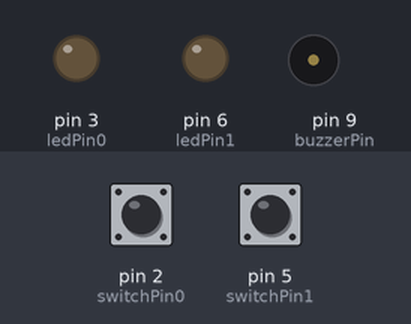
Simulated run of this sketch. Board: Arduino Uno, built with avr-gcc and run on an emulated ATmega328P. On the bench: output pins drawn as LEDs (lit = HIGH), buzzer (waves = sounding). The test bench sets the inputs (shaded band); at power-on: pin 2 (switchPin0) LOW, pin 5 (switchPin1) LOW. Random numbers use the default seed unless the sketch sets one; what the sketch prints to the serial monitor is not drawn.

Above: at 1.2 s.
1.3 s: pin 2 (switchPin0) pulled HIGH for 1 s
At 1.42 s:
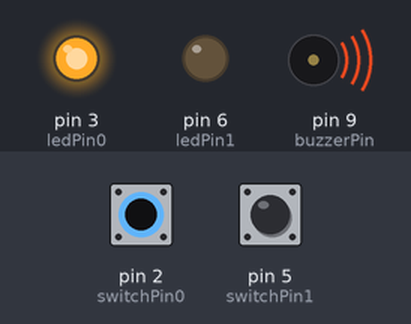
4.8 s: pin 5 (switchPin1) pulled HIGH for 0.15 s
At 6.1 s:
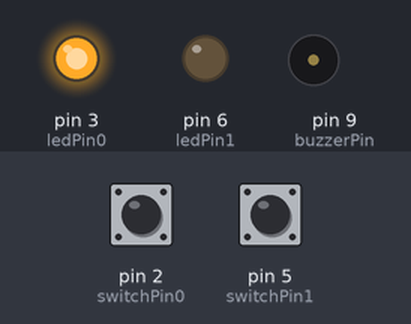
7.9 s: pin 5 (switchPin1) pulled HIGH for 1 s
At 8.02 s:
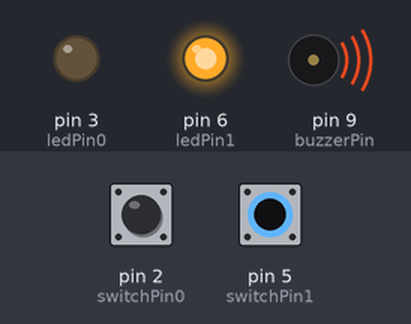
10.9 s: pin 5 (switchPin1) pulled HIGH for 3.2 s
At 13.5 s:
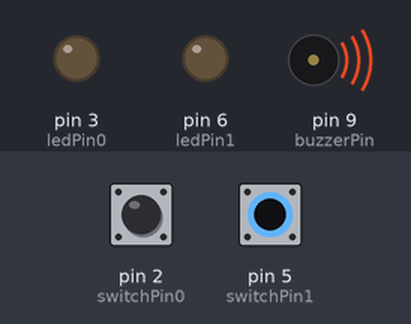
15.7 s: pin 2 (switchPin0) pulled HIGH for 0.15 s
At 16.8 s:
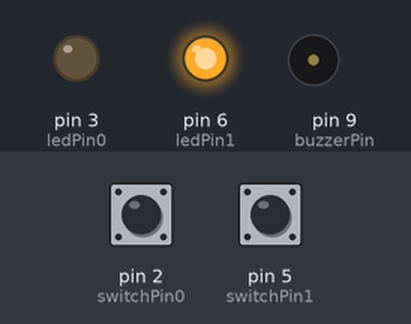
Timing chart, 0 to 19.7 s (numbered marks = the images above; inputs shaded):
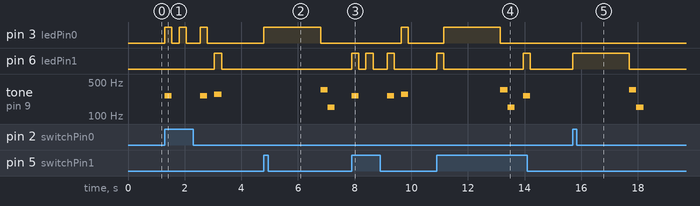

Measured:
- after the input at 1.3 s, pin 3 (ledPin0): goes HIGH 0.25 s, LOW 0.25 s, HIGH 0.25 s, LOW 0.50 s, HIGH 0.25 s, then LOW, starting at once; pin 6 (ledPin1): LOW → HIGH after 1.8 s, → LOW 0.25 s later; tone on pin 9 (buzzerPin): plays 261 Hz for 0.25 s, 261 Hz for 0.25 s, 277 Hz for 0.25 s, starting at once
- after the input at 4.8 s, pin 3 (ledPin0): LOW → HIGH at once, → LOW 2.0 s later; tone on pin 9 (buzzerPin): silent → 350 Hz after 2.0 s, → 150 Hz 0.25 s later, → silent 0.25 s later
- after the input at 7.9 s, pin 3 (ledPin0): LOW → HIGH after 1.8 s, → LOW 0.25 s later; pin 6 (ledPin1): goes HIGH 0.25 s, LOW 0.25 s, HIGH 0.25 s, LOW 0.50 s, HIGH 0.25 s, then LOW, starting at once; tone on pin 9 (buzzerPin): plays 261 Hz for 0.25 s, 261 Hz for 0.25 s, 277 Hz for 0.25 s, starting at once
- after the input at 10.9 s, pin 3 (ledPin0): LOW → HIGH after 0.25 s, → LOW 2.0 s later; pin 6 (ledPin1): alternates HIGH for 0.25 s and LOW for 2.8 s, starting at once; tone on pin 9 (buzzerPin): plays 350 Hz for 0.25 s, 150 Hz for 0.25 s, 261 Hz for 0.25 s, starting after 2.3 s
- after the input at 15.7 s, pin 6 (ledPin1): LOW → HIGH at once, → LOW 2.0 s later; tone on pin 9 (buzzerPin): silent → 350 Hz after 2.0 s, → 150 Hz 0.25 s later, → silent 0.25 s later

The sketch:

sketch_SIMON.ino
```cpp
//improving code: use an array for the led/switch pins?

////////////////////
//define variables//
////////////////////

//arduino pins
int switchPin0 = 2;
int ledPin0 = 3;
int switchPin1 = 5;
int ledPin1 = 6;
int buzzerPin = 9;

//game variables
int buttonState0 = LOW;
int buttonState1 = LOW;
int lastButtonState = LOW;
unsigned long firstpress;
unsigned long secondpress;
unsigned long sec;
bool game = true;
int bstate, bswitch, bledpin;

//secret numbers and counters
int seq_length = 8;
int seq[8];
int n = 0;
int m = 0;
int i = 0;

//buzzer boi
int tones[] = {261, 277, 294, 311, 330, 349, 370, 392};

/////////
//setup//
/////////

void setup() {
  // put your setup code here, to run once:
  pinMode(switchPin0, INPUT);
  pinMode(switchPin1, INPUT);
  pinMode(ledPin0, OUTPUT);
  pinMode(ledPin1, OUTPUT);
  pinMode(buzzerPin, OUTPUT);
  Serial.begin(9600);

  //loop to determine random sequence
  randomSeed(analogRead(A0));  // We’re reading analog input 0 which should be disconnected
}

/////////////
//functions//
/////////////

//function to determine which button state to read from
int getstate(int arr, int buttonState0, int buttonState1){
  int i;
  if(arr == 0){
    return buttonState0;
  }
  else{
    return buttonState1;
  }
}

//function to determine which led to use
int getled(int arr, int ledPin0, int ledPin1){
  int i;
  if(arr == 0){
    return ledPin0;
  }
  else{
    return ledPin1;
  }
}

//function to determine which button to read from
int getswitch(int arr, int switchpin0, int switchpin1){
  if(arr == 0){
    return switchpin0;
  }
  else{
    return switchpin1;
  }
}

//function to blink leds
void winner(){
  delay(250);
  tone(buzzerPin, 450, 250);
  digitalWrite(ledPin0, HIGH);
  digitalWrite(ledPin1, HIGH);
  delay(250);
  digitalWrite(ledPin0, LOW);
  digitalWrite(ledPin1, LOW);
  delay(250);
  tone(buzzerPin, 450, 250);
  digitalWrite(ledPin0, HIGH);
  digitalWrite(ledPin1, HIGH);
  delay(250);
  digitalWrite(ledPin0, LOW);
  digitalWrite(ledPin1, LOW);
}

////////
//loop//
////////

void loop() {
  buttonState0 = digitalRead(switchPin0);
  buttonState1 = digitalRead(switchPin1);

  if (buttonState0 != lastButtonState || buttonState1 != lastButtonState){
    //if the button is pressed, start the game
    if(buttonState0 == HIGH || buttonState1 == HIGH){

      //find random sequence
      for (int i=0; i<seq_length; i++) {
        int randnum;
        randnum = random(0,50); // A random number in {0, 1}
        //use modulus to make numbers between 0 and 1
        seq[i] = randnum%2;
      }

      //print this sequence
      for (int i=0; i<seq_length; i++) {
        Serial.print(seq[i]);
      }

      //loop through the sequence and flash all the correct lights
      while(i<8 && game == true){
        while(n <= i){
          //play this tune when showing the sequence
          //increase in pitch for every new led
          tone(buzzerPin, tones[n], 250);

          //correct led corresponding to sequence
          bledpin = getled(seq[n], ledPin0, ledPin1);
          //flash led
          digitalWrite(bledpin, HIGH);
          delay(250);
          digitalWrite(bledpin, LOW);
          delay(250);
          n++;
        }

        game = true;
        buttonState0 = buttonState1 = LOW;
        firstpress = millis();

        while(m <= i && game==true){


          //read the buttons
          buttonState0 = digitalRead(switchPin0);
          buttonState1 = digitalRead(switchPin1);
          //loop until user presses either switch again
          while(buttonState0 == LOW && buttonState1 == LOW){
            buttonState0 = digitalRead(switchPin0);
            buttonState1 = digitalRead(switchPin1);
          }

          //record the correct switch in the sequence
          bswitch = getswitch(seq[m], switchPin0, switchPin1);
          bstate = getstate(seq[m], buttonState0, buttonState1);

          //record the second button press
          secondpress = millis();
          //find how long it took to press switch
          sec = secondpress - firstpress;
          //the second button press becomes the start of the next interval
          firstpress = millis();

          //if interval was less than 2 seconds AND the correct switch was pressed, flash led
          if(sec < 2000 && bstate==HIGH){
            bledpin = getled(seq[m], ledPin0, ledPin1);
            digitalWrite(bledpin, HIGH);
            delay(250);
            digitalWrite(bledpin, LOW);
          }
          //if interval was more than 2 seconds OR the wrong switch was pressed, exit
          else{
            bledpin = getled(seq[m], ledPin0, ledPin1);
            //flash the loser light
            digitalWrite(bledpin, HIGH);
            delay(2000);
            digitalWrite(bledpin, LOW);

            //play a demoralizing tone
            tone(buzzerPin, 350, 250);
            delay(250);
            tone(buzzerPin, 150, 250);

            //exit the game
            game = false;
          }
          m++;
        }
        //if player made it through the simon, light up both leds
        if(i==7){
          winner();
        }
        //reset counters
        n = 0;
        m = 0;
        i++;
        delay(500);
      }
      //if an error was made, reset counters to start over
      game = true;
      i = 0;
      //debounce
      delay(50);
    }
    lastButtonState = buttonState0 = buttonState1;
  }
}
```
